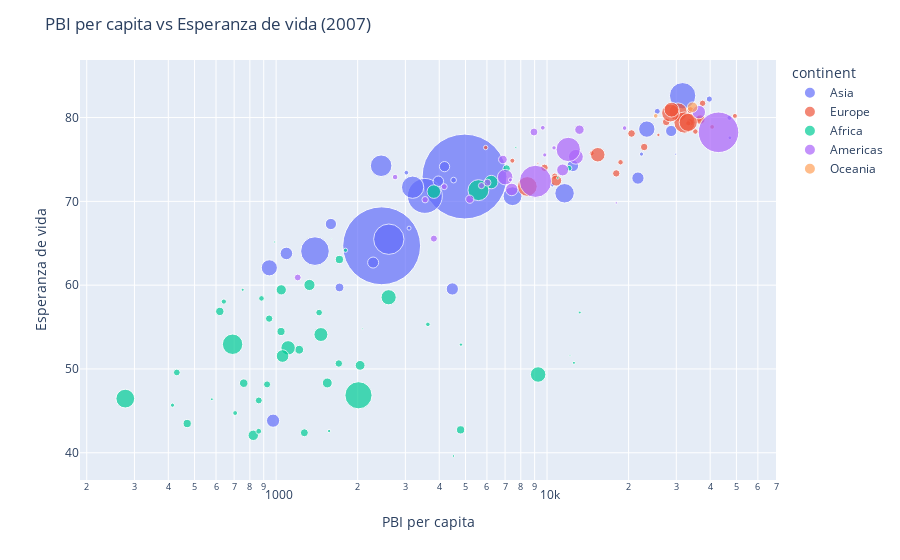

The cell this chart's notebook holds for it:
### Markdown cell above
#### c. Personalizar el gráfico con un título y etiquetas de eje:

### Code cell
fig.update_layout(title='PBI per capita vs Esperanza de vida (2007)',
                  xaxis_title='PBI per capita',
                  yaxis_title='Esperanza de vida')
fig.show()

### Figure 1 — Plotly figure (JSON) as saved in the notebook; plotly's stock layout.template omitted (floating-point values rounded to 4 significant figures)
{"data": [{"hovertemplate": "<b>%{hovertext}</b><br><br>continent=Asia<br>gdpPercap=%{x}<br>lifeExp=%{y}<br>pop=%{marker.size}<extra></extra>", "hovertext": ["Afghanistan", "Bahrain", "Bangladesh", "Cambodia", "China", "Hong Kong, China", "India", "Indonesia", "Iran", "Iraq", "Israel", "Japan", "Jordan", "Korea, Dem. Rep.", "Korea, Rep.", "Kuwait", "Lebanon", "Malaysia", "Mongolia", "Myanmar", "Nepal", "Oman", "Pakistan", "Philippines", "Saudi Arabia", "Singapore", "Sri Lanka", "Syria", "Taiwan", "Thailand", "Vietnam", "West Bank and Gaza", "Yemen, Rep."], "legendgroup": "Asia", "marker": {"color": "#636efa", "size": [31889923, 708573, 150448339, 14131858, 1318683096, 6980412, 1110396331, 223547000, 69453570, 27499638, 6426679, 127467972, 6053193, 23301725, 49044790, 2505559, 3921278, 24821286, 2874127, 47761980, 28901790, 3204897, 169270617, 91077287, 27601038, 4553009, 20378239, 19314747, 23174294, 65068149, 85262356, 4018332, 22211743], "sizemode": "area", "sizeref": 366300.0, "symbol": "circle"}, "mode": "markers", "name": "Asia", "orientation": "v", "showlegend": true, "type": "scatter", "x": [974.6, 29800.0, 1391.0, 1714.0, 4959.0, 39720.0, 2452.0, 3541.0, 11610.0, 4471.0, 25520.0, 31660.0, 4519.0, 1593.0, 23350.0, 47310.0, 10460.0, 12450.0, 3096.0, 944, 1091.0, 22320.0, 2606.0, 3190.0, 21650.0, 47140.0, 3970.0, 4185.0, 28720.0, 7458.0, 2442.0, 3025.0, 2281.0], "xaxis": "x", "y": [43.83, 75.64, 64.06, 59.72, 72.96, 82.21, 64.7, 70.65, 70.96, 59.55, 80.75, 82.6, 72.53, 67.3, 78.62, 77.59, 71.99, 74.24, 66.8, 62.07, 63.78, 75.64, 65.48, 71.69, 72.78, 79.97, 72.4, 74.14, 78.4, 70.62, 74.25, 73.42, 62.7], "yaxis": "y"}, {"hovertemplate": "<b>%{hovertext}</b><br><br>continent=Europe<br>gdpPercap=%{x}<br>lifeExp=%{y}<br>pop=%{marker.size}<extra></extra>", "hovertext": ["Albania", "Austria", "Belgium", "Bosnia and Herzegovina", "Bulgaria", "Croatia", "Czech Republic", "Denmark", "Finland", "France", "Germany", "Greece", "Hungary", "Iceland", "Ireland", "Italy", "Montenegro", "Netherlands", "Norway", "Poland", "Portugal", "Romania", "Serbia", "Slovak Republic", "Slovenia", "Spain", "Sweden", "Switzerland", "Turkey", "United Kingdom"], "legendgroup": "Europe", "marker": {"color": "#EF553B", "size": [3600523, 8199783, 10392226, 4552198, 7322858, 4493312, 10228744, 5468120, 5238460, 61083916, 82400996, 10706290, 9956108, 301931, 4109086, 58147733, 684736, 16570613, 4627926, 38518241, 10642836, 22276056, 10150265, 5447502, 2009245, 40448191, 9031088, 7554661, 71158647, 60776238], "sizemode": "area", "sizeref": 366300.0, "symbol": "circle"}, "mode": "markers", "name": "Europe", "orientation": "v", "showlegend": true, "type": "scatter", "x": [5937.0, 36130.0, 33690.0, 7446.0, 10680.0, 14620.0, 22830.0, 35280.0, 33210.0, 30470.0, 32170.0, 27540.0, 18010.0, 36180.0, 40680.0, 28570.0, 9254.0, 36800.0, 49360.0, 15390.0, 20510.0, 10810.0, 9787.0, 18680.0, 25770.0, 28820.0, 33860.0, 37510.0, 8458.0, 33200.0], "xaxis": "x", "y": [76.42, 79.83, 79.44, 74.85, 73.0, 75.75, 76.49, 78.33, 79.31, 80.66, 79.41, 79.48, 73.34, 81.76, 78.89, 80.55, 74.54, 79.76, 80.2, 75.56, 78.1, 72.48, 74.0, 74.66, 77.93, 80.94, 80.88, 81.7, 71.78, 79.42], "yaxis": "y"}, {"hovertemplate": "<b>%{hovertext}</b><br><br>continent=Africa<br>gdpPercap=%{x}<br>lifeExp=%{y}<br>pop=%{marker.size}<extra></extra>", "hovertext": ["Algeria", "Angola", "Benin", "Botswana", "Burkina Faso", "Burundi", "Cameroon", "Central African Republic", "Chad", "Comoros", "Congo, Dem. Rep.", "Congo, Rep.", "Cote d'Ivoire", "Djibouti", "Egypt", "Equatorial Guinea", "Eritrea", "Ethiopia", "Gabon", "Gambia", "Ghana", "Guinea", "Guinea-Bissau", "Kenya", "Lesotho", "Liberia", "Libya", "Madagascar", "Malawi", "Mali", "Mauritania", "Mauritius", "Morocco", "Mozambique", "Namibia", "Niger", "Nigeria", "Reunion", "Rwanda", "Sao Tome and Principe", "Senegal", "Sierra Leone", "Somalia", "South Africa", "Sudan", "Swaziland", "Tanzania", "Togo", "Tunisia", "Uganda", "Zambia", "Zimbabwe"], "legendgroup": "Africa", "marker": {"color": "#00cc96", "size": [33333216, 12420476, 8078314, 1639131, 14326203, 8390505, 17696293, 4369038, 10238807, 710960, 64606759, 3800610, 18013409, 496374, 80264543, 551201, 4906585, 76511887, 1454867, 1688359, 22873338, 9947814, 1472041, 35610177, 2012649, 3193942, 6036914, 19167654, 13327079, 12031795, 3270065, 1250882, 33757175, 19951656, 2055080, 12894865, 135031164, 798094, 8860588, 199579, 12267493, 6144562, 9118773, 43997828, 42292929, 1133066, 38139640, 5701579, 10276158, 29170398, 11746035, 12311143], "sizemode": "area", "sizeref": 366300.0, "symbol": "circle"}, "mode": "markers", "name": "Africa", "orientation": "v", "showlegend": true, "type": "scatter", "x": [6223.0, 4797.0, 1441.0, 12570.0, 1217.0, 430.1, 2042.0, 706.0, 1704.0, 986.1, 277.6, 3633.0, 1545.0, 2082.0, 5581.0, 12150.0, 641.4, 690.8, 13210.0, 752.7, 1328.0, 942.7, 579.2, 1463.0, 1569.0, 414.5, 12060.0, 1045.0, 759.3, 1043.0, 1803.0, 10960.0, 3820.0, 823.7, 4811.0, 619.7, 2014.0, 7670.0, 863.1, 1598.0, 1712.0, 862.5, 926.1, 9270.0, 2602.0, 4513.0, 1107.0, 883.0, 7093.0, 1056.0, 1271.0, 469.7], "xaxis": "x", "y": [72.3, 42.73, 56.73, 50.73, 52.3, 49.58, 50.43, 44.74, 50.65, 65.15, 46.46, 55.32, 48.33, 54.79, 71.34, 51.58, 58.04, 52.95, 56.73, 59.45, 60.02, 56.01, 46.39, 54.11, 42.59, 45.68, 73.95, 59.44, 48.3, 54.47, 64.16, 72.8, 71.16, 42.08, 52.91, 56.87, 46.86, 76.44, 46.24, 65.53, 63.06, 42.57, 48.16, 49.34, 58.56, 39.61, 52.52, 58.42, 73.92, 51.54, 42.38, 43.49], "yaxis": "y"}, {"hovertemplate": "<b>%{hovertext}</b><br><br>continent=Americas<br>gdpPercap=%{x}<br>lifeExp=%{y}<br>pop=%{marker.size}<extra></extra>", "hovertext": ["Argentina", "Bolivia", "Brazil", "Canada", "Chile", "Colombia", "Costa Rica", "Cuba", "Dominican Republic", "Ecuador", "El Salvador", "Guatemala", "Haiti", "Honduras", "Jamaica", "Mexico", "Nicaragua", "Panama", "Paraguay", "Peru", "Puerto Rico", "Trinidad and Tobago", "United States", "Uruguay", "Venezuela"], "legendgroup": "Americas", "marker": {"color": "#ab63fa", "size": [40301927, 9119152, 190010647, 33390141, 16284741, 44227550, 4133884, 11416987, 9319622, 13755680, 6939688, 12572928, 8502814, 7483763, 2780132, 108700891, 5675356, 3242173, 6667147, 28674757, 3942491, 1056608, 301139947, 3447496, 26084662], "sizemode": "area", "sizeref": 366300.0, "symbol": "circle"}, "mode": "markers", "name": "Americas", "orientation": "v", "showlegend": true, "type": "scatter", "x": [12780.0, 3822.0, 9066.0, 36320.0, 13170.0, 7007.0, 9645.0, 8948.0, 6025.0, 6873.0, 5728.0, 5186.0, 1202.0, 3548.0, 7321.0, 11980.0, 2749.0, 9809.0, 4173.0, 7409.0, 19330.0, 18010.0, 42950.0, 10610.0, 11420.0], "xaxis": "x", "y": [75.32, 65.55, 72.39, 80.65, 78.55, 72.89, 78.78, 78.27, 72.23, 74.99, 71.88, 70.26, 60.92, 70.2, 72.57, 76.19, 72.9, 75.54, 71.75, 71.42, 78.75, 69.82, 78.24, 76.38, 73.75], "yaxis": "y"}, {"hovertemplate": "<b>%{hovertext}</b><br><br>continent=Oceania<br>gdpPercap=%{x}<br>lifeExp=%{y}<br>pop=%{marker.size}<extra></extra>", "hovertext": ["Australia", "New Zealand"], "legendgroup": "Oceania", "marker": {"color": "#FFA15A", "size": [20434176, 4115771], "sizemode": "area", "sizeref": 366300.0, "symbol": "circle"}, "mode": "markers", "name": "Oceania", "orientation": "v", "showlegend": true, "type": "scatter", "x": [34440.0, 25190.0], "xaxis": "x", "y": [81.23, 80.2], "yaxis": "y"}], "layout": {"legend": {"itemsizing": "constant", "title": {"text": "continent"}, "tracegroupgap": 0}, "margin": {"t": 60}, "title": {"text": "PBI per capita vs Esperanza de vida (2007)"}, "xaxis": {"anchor": "y", "domain": [0, 1], "title": {"text": "PBI per capita"}, "type": "log"}, "yaxis": {"anchor": "x", "domain": [0, 1], "title": {"text": "Esperanza de vida"}}}}
